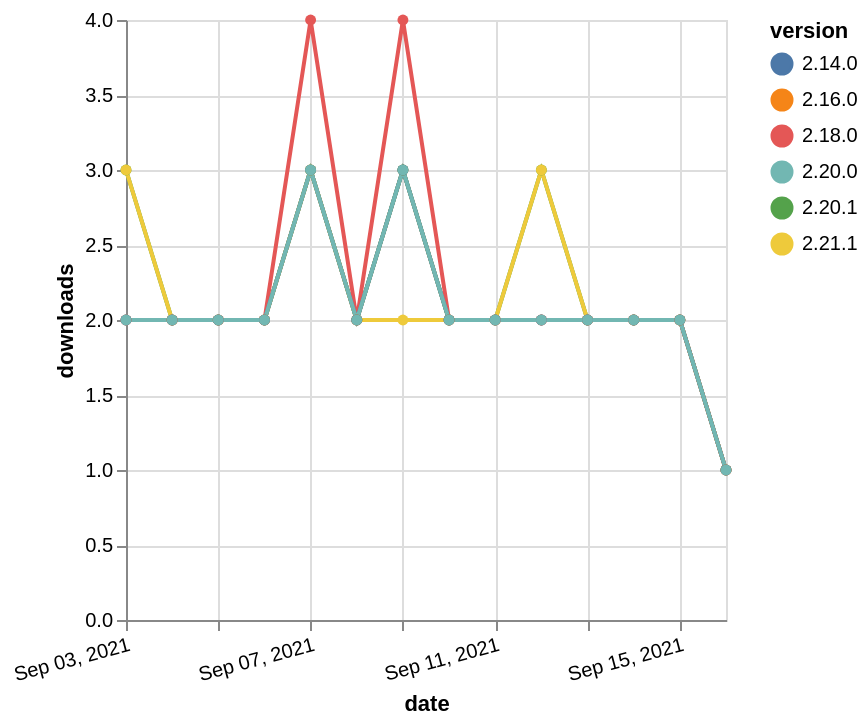

Express this chart as Vega-Lite.
### Vega-Lite specification from a JSON file in a GitHub repository (floating-point values rounded to 4 significant figures)
{"$schema": "https://vega.github.io/schema/vega-lite/v5.json", "description": "A simple bar chart with embedded data.", "data": {"values": [{"date": "2021-09-03", "total": 2574, "delta": 2, "version": "2.16.0"}, {"date": "2021-09-04", "total": 2576, "delta": 2, "version": "2.16.0"}, {"date": "2021-09-05", "total": 2578, "delta": 2, "version": "2.16.0"}, {"date": "2021-09-06", "total": 2580, "delta": 2, "version": "2.16.0"}, {"date": "2021-09-07", "total": 2583, "delta": 3, "version": "2.16.0"}, {"date": "2021-09-08", "total": 2585, "delta": 2, "version": "2.16.0"}, {"date": "2021-09-09", "total": 2588, "delta": 3, "version": "2.16.0"}, {"date": "2021-09-10", "total": 2590, "delta": 2, "version": "2.16.0"}, {"date": "2021-09-11", "total": 2592, "delta": 2, "version": "2.16.0"}, {"date": "2021-09-12", "total": 2594, "delta": 2, "version": "2.16.0"}, {"date": "2021-09-13", "total": 2596, "delta": 2, "version": "2.16.0"}, {"date": "2021-09-14", "total": 2598, "delta": 2, "version": "2.16.0"}, {"date": "2021-09-15", "total": 2600, "delta": 2, "version": "2.16.0"}, {"date": "2021-09-16", "total": 2601, "delta": 1, "version": "2.16.0"}, {"date": "2021-09-03", "total": 1876, "delta": 3, "version": "2.20.1"}, {"date": "2021-09-04", "total": 1878, "delta": 2, "version": "2.20.1"}, {"date": "2021-09-05", "total": 1880, "delta": 2, "version": "2.20.1"}, {"date": "2021-09-06", "total": 1882, "delta": 2, "version": "2.20.1"}, {"date": "2021-09-07", "total": 1885, "delta": 3, "version": "2.20.1"}, {"date": "2021-09-08", "total": 1887, "delta": 2, "version": "2.20.1"}, {"date": "2021-09-09", "total": 1890, "delta": 3, "version": "2.20.1"}, {"date": "2021-09-10", "total": 1892, "delta": 2, "version": "2.20.1"}, {"date": "2021-09-11", "total": 1894, "delta": 2, "version": "2.20.1"}, {"date": "2021-09-12", "total": 1897, "delta": 3, "version": "2.20.1"}, {"date": "2021-09-13", "total": 1899, "delta": 2, "version": "2.20.1"}, {"date": "2021-09-14", "total": 1901, "delta": 2, "version": "2.20.1"}, {"date": "2021-09-15", "total": 1903, "delta": 2, "version": "2.20.1"}, {"date": "2021-09-16", "total": 1904, "delta": 1, "version": "2.20.1"}, {"date": "2021-09-03", "total": 1631, "delta": 3, "version": "2.21.1"}, {"date": "2021-09-04", "total": 1633, "delta": 2, "version": "2.21.1"}, {"date": "2021-09-05", "total": 1635, "delta": 2, "version": "2.21.1"}, {"date": "2021-09-06", "total": 1637, "delta": 2, "version": "2.21.1"}, {"date": "2021-09-07", "total": 1640, "delta": 3, "version": "2.21.1"}, {"date": "2021-09-08", "total": 1642, "delta": 2, "version": "2.21.1"}, {"date": "2021-09-09", "total": 1644, "delta": 2, "version": "2.21.1"}, {"date": "2021-09-10", "total": 1646, "delta": 2, "version": "2.21.1"}, {"date": "2021-09-11", "total": 1648, "delta": 2, "version": "2.21.1"}, {"date": "2021-09-12", "total": 1651, "delta": 3, "version": "2.21.1"}, {"date": "2021-09-13", "total": 1653, "delta": 2, "version": "2.21.1"}, {"date": "2021-09-14", "total": 1655, "delta": 2, "version": "2.21.1"}, {"date": "2021-09-15", "total": 1657, "delta": 2, "version": "2.21.1"}, {"date": "2021-09-16", "total": 1658, "delta": 1, "version": "2.21.1"}, {"date": "2021-09-03", "total": 2473, "delta": 2, "version": "2.18.0"}, {"date": "2021-09-04", "total": 2475, "delta": 2, "version": "2.18.0"}, {"date": "2021-09-05", "total": 2477, "delta": 2, "version": "2.18.0"}, {"date": "2021-09-06", "total": 2479, "delta": 2, "version": "2.18.0"}, {"date": "2021-09-07", "total": 2483, "delta": 4, "version": "2.18.0"}, {"date": "2021-09-08", "total": 2485, "delta": 2, "version": "2.18.0"}, {"date": "2021-09-09", "total": 2489, "delta": 4, "version": "2.18.0"}, {"date": "2021-09-10", "total": 2491, "delta": 2, "version": "2.18.0"}, {"date": "2021-09-11", "total": 2493, "delta": 2, "version": "2.18.0"}, {"date": "2021-09-12", "total": 2495, "delta": 2, "version": "2.18.0"}, {"date": "2021-09-13", "total": 2497, "delta": 2, "version": "2.18.0"}, {"date": "2021-09-14", "total": 2499, "delta": 2, "version": "2.18.0"}, {"date": "2021-09-15", "total": 2501, "delta": 2, "version": "2.18.0"}, {"date": "2021-09-16", "total": 2502, "delta": 1, "version": "2.18.0"}, {"date": "2021-09-03", "total": 2558, "delta": 2, "version": "2.14.0"}, {"date": "2021-09-04", "total": 2560, "delta": 2, "version": "2.14.0"}, {"date": "2021-09-05", "total": 2562, "delta": 2, "version": "2.14.0"}, {"date": "2021-09-06", "total": 2564, "delta": 2, "version": "2.14.0"}, {"date": "2021-09-07", "total": 2567, "delta": 3, "version": "2.14.0"}, {"date": "2021-09-08", "total": 2569, "delta": 2, "version": "2.14.0"}, {"date": "2021-09-09", "total": 2572, "delta": 3, "version": "2.14.0"}, {"date": "2021-09-10", "total": 2574, "delta": 2, "version": "2.14.0"}, {"date": "2021-09-11", "total": 2576, "delta": 2, "version": "2.14.0"}, {"date": "2021-09-12", "total": 2578, "delta": 2, "version": "2.14.0"}, {"date": "2021-09-13", "total": 2580, "delta": 2, "version": "2.14.0"}, {"date": "2021-09-14", "total": 2582, "delta": 2, "version": "2.14.0"}, {"date": "2021-09-15", "total": 2584, "delta": 2, "version": "2.14.0"}, {"date": "2021-09-16", "total": 2585, "delta": 1, "version": "2.14.0"}, {"date": "2021-09-03", "total": 2058, "delta": 2, "version": "2.20.0"}, {"date": "2021-09-04", "total": 2060, "delta": 2, "version": "2.20.0"}, {"date": "2021-09-05", "total": 2062, "delta": 2, "version": "2.20.0"}, {"date": "2021-09-06", "total": 2064, "delta": 2, "version": "2.20.0"}, {"date": "2021-09-07", "total": 2067, "delta": 3, "version": "2.20.0"}, {"date": "2021-09-08", "total": 2069, "delta": 2, "version": "2.20.0"}, {"date": "2021-09-09", "total": 2072, "delta": 3, "version": "2.20.0"}, {"date": "2021-09-10", "total": 2074, "delta": 2, "version": "2.20.0"}, {"date": "2021-09-11", "total": 2076, "delta": 2, "version": "2.20.0"}, {"date": "2021-09-12", "total": 2078, "delta": 2, "version": "2.20.0"}, {"date": "2021-09-13", "total": 2080, "delta": 2, "version": "2.20.0"}, {"date": "2021-09-14", "total": 2082, "delta": 2, "version": "2.20.0"}, {"date": "2021-09-15", "total": 2084, "delta": 2, "version": "2.20.0"}, {"date": "2021-09-16", "total": 2085, "delta": 1, "version": "2.20.0"}]}, "width": "container", "mark": {"type": "line", "point": {"filled": true}}, "encoding": {"x": {"field": "date", "type": "temporal", "timeUnit": "yearmonthdate", "title": "date", "axis": {"labelAngle": -15}}, "y": {"field": "delta", "type": "quantitative", "title": "downloads"}, "color": {"field": "version", "type": "nominal"}, "tooltip": {"field": "delta"}}}
